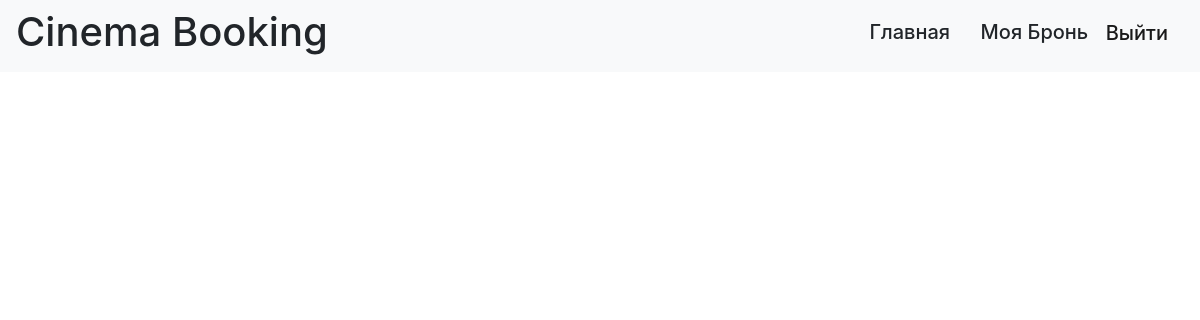
Page /my_booking (signed in) on the earlier database version.
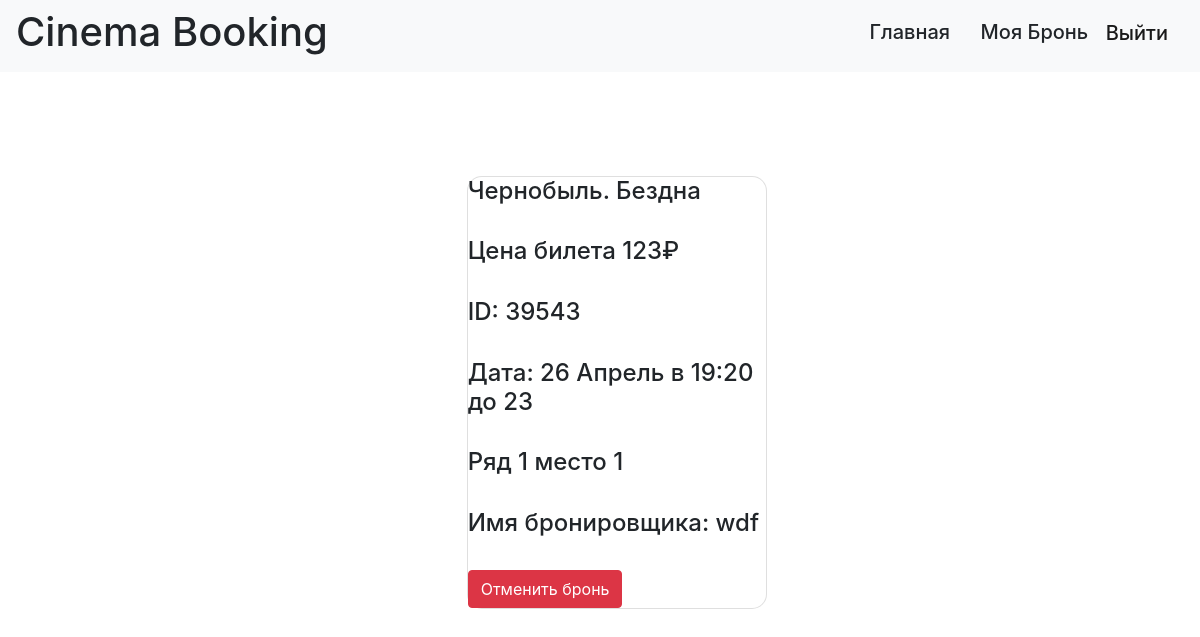
Same page on the later database version.
### data/booking.py (models this page shows)
class Booking(SqlAlchemyBase):
    __tablename__ = 'booking'
    id = sqlalchemy.Column(sqlalchemy.Integer, primary_key=True)
    id_booking = sqlalchemy.Column(sqlalchemy.Integer)
    place = sqlalchemy.Column(sqlalchemy.Integer)
    price = sqlalchemy.Column(sqlalchemy.String)
    roww = sqlalchemy.Column(sqlalchemy.Integer)
    number = sqlalchemy.Column(sqlalchemy.String)
    time = sqlalchemy.Column(sqlalchemy.String)
    title = sqlalchemy.Column(sqlalchemy.String)
    email = sqlalchemy.Column(sqlalchemy.String, sqlalchemy.ForeignKey("users.id"))
    name = sqlalchemy.Column(sqlalchemy.String)
    user = orm.relation('User')

### main.py (the view)
@app.route("/my_booking", methods=['GET', 'POST'])
def my_booking():
    db_sess = db_session.create_session()
    user = db_sess.query(User).first()
    if user == current_user:
        booking = db_sess.query(Booking)
    else:
        booking = db_sess.query(Booking).filter(Booking.email == current_user.email)
    return render_template("my_booking.html", booking=booking, user=user)

### data/db_session.py (called while the page is built)
def create_session() -> Session:
    global __factory
    return __factory()

### main.py (called while the page is built)
@login_manager.user_loader
def load_user(user_id):
    db_sess = db_session.create_session()
    return db_sess.query(User).get(user_id)

### templates/my_booking.html
{% extends "base.html" %}
{% block content %}
<span style="display: flex; flex-wrap: wrap; flex-direction: row; justify-content:space-around">
{% for item in booking%}
<div class="card" style="width: 300px; border-radius: 15px; margin-top: 5%; margin-left: 3%;display: flex; flex-wrap: wrap;  ">
            <span style="display: flex; ">
                <div class="content">
                    <div  class="left">
                        <span style="display: flex; flex-direction: column;  flex-wrap: wrap;">
                            <h4>{{item.title}}</h4><br>
                            <h4>Цена билета {{item.price}}&#8381;</h4><br>
                            <h4>ID: {{item.id_booking}}</h4><br>
                            <h4>Дата: {{item.time}}</h4><br>
                            <h4>Ряд {{item.roww}} место {{item.place}}</h4><br>
                            <h4>Имя бронировщика: {{item.name}}</h4><br>
                        </span>
                    </div>
                </div>
            </span>
            <div>
                <a href="/my_booking_delete/{{ item.id_booking }}" class="btn btn-danger">
                    Отменить бронь
                </a>
            </div>
</div>
{% endfor %}
</span>
{% endblock %}

### templates/base.html (shortened to what this page needs)
<!doctype html>
<html lang="en" xmlns="http://www.w3.org/1999/html">
<head>
    <link rel="stylesheet"
          href="https://stackpath.bootstrapcdn.com/bootstrap/4.4.1/css/bootstrap.min.css"
>
</head>
<body>
<header>
    <nav class="navbar navbar-light bg-light">
        <h1>Cinema Booking</h1>
        {% if current_user.is_authenticated %}
        <span style="">
            <a class="btn btn-light " href="/" ><h5>Главная</h5></a>
            <a class="btn btn-light" href="/my_booking"><h5>Моя Бронь</h5></a>
            <a class="navbar-brand btn-light" href="/logout" ><h5>Выйти</h5></a>
        </span>
        {% else %}
        <p>
            <a class="btn btn-light " href="/register">Зарегистрироваться</a>
            <a class="btn btn-light" href="/login">Войти</a>
        </p>
{% endif %}
    </nav>
</header>
<main role="main" class="container" style="margin-top: 4%;">
    {% block content %}{% endblock %}
</main>
</body>
</html>

Differences in the rows shown:
added Booking: title "Чернобыль. Бездна", price "123", id_booking "39543", time "26 Апрель в 19:20 до 23", roww "1", place "1", name "wdf"
